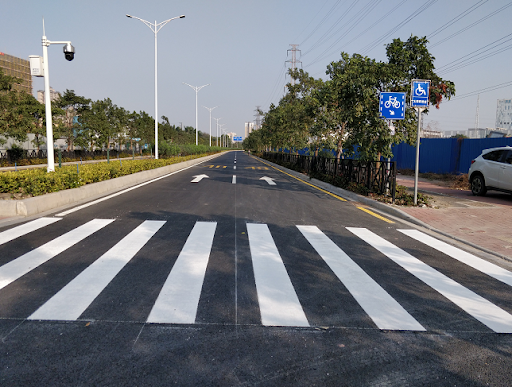
#> input picture test.jpg, 512 x 387 px
$ python Main.py   (older library calls are emulated)
#> lines starting #> are read from the running program, lines starting #| are printed output that depends on the picture; after the words box and inside, x2 and y2 are one past the last pixel; in counts of white or black regions, pixels touching at a corner belong together
import cv2
import numpy as np
import json
from skimage.feature import local_binary_pattern
from skimage import exposure
"""
N: LBP取樣點數量。
stride: LBP的區域步伐大小。
LBP_RADIUS: LBP的半徑。
LBP_METHOD: LBP的方法。
similarity_threshold: 相似度的閾值。
road_patch_position: 用來定義道路特徵範本區域的起始位置。
road_patch_size: 道路特徵範本區域的大小。
"""
def load_config(config_path):
    """從JSON檔案載入參數配置"""
    with open(config_path, 'r') as file:
        config = json.load(file)
    return config

def load_image(filepath):
    """讀取影像並轉換為灰階"""
    image = cv2.imread(filepath)
    gray_image = cv2.cvtColor(image, cv2.COLOR_BGR2GRAY)
    return image, gray_image

def edge_detection(gray_image):
    """執行Sobel邊緣檢測"""
    edges = cv2.Sobel(gray_image, cv2.CV_64F, 1, 1, ksize=3)
    return cv2.convertScaleAbs(edges)

def compute_lbp(gray_image, N, LBP_RADIUS, LBP_METHOD):
    """計算影像的LBP紋理特徵"""
    lbp = local_binary_pattern(gray_image, N, LBP_RADIUS, method=LBP_METHOD)
    lbp_hist = exposure.equalize_hist(lbp)  # optional for visibility
    return lbp, lbp_hist

def compute_histogram(patch):
    """計算給定區域的直方圖"""
    hist = cv2.calcHist([patch.astype(np.uint8)], [0], None, [256], [0, 256])
    return hist

def find_similar_regions(lbp, road_hist, stride, similarity_threshold):
    """根據LBP直方圖搜尋相似區域"""
    similar_regions = np.zeros_like(lbp, dtype=np.uint8)
    for i in range(0, lbp.shape[0] - stride, stride):
        for j in range(0, lbp.shape[1] - stride, stride):
            patch = lbp[i:i+stride, j:j+stride]
            patch_hist = compute_histogram(patch)
            similarity = cv2.compareHist(road_hist, patch_hist, cv2.HISTCMP_CORREL)
            if similarity > similarity_threshold:
                similar_regions[i:i+stride, j:j+stride] = 255
    return similar_regions

def apply_color_mask(image, mask):
    """將相似區域用掩膜進行填色"""
    return cv2.bitwise_and(image, image, mask=mask)

def display_results(images, titles):
    """顯示影像結果"""
    for title, img in zip(titles, images):
        cv2.imshow(title, img)
    cv2.waitKey(0)
    cv2.destroyAllWindows()

def get_road_patch(lbp, config):
    """取得道路的特徵區域，並計算其直方圖"""
    size = config["road_patch_size"]
    height, width = lbp.shape
    print(height, width)
    if config["road_patch_position"] == "center":
        # 計算影像中心的區域
        x_start, y_start = height // 2 - size // 2, width // 2 - size // 2
    elif config["road_patch_position"] == "center_bottom":
        # 計算影像中間偏下的區域
        x_start = height * 1 - size // 2  # 將位置設置為影像高度的3/4處
        y_start = width // 2 - size // 2       # 中間的水平位置
    else:
        # 使用JSON中提供的固定位置
        x_start, y_start = config["road_patch_position"]
    print(x_start, y_start)
    # 擷取道路區域的LBP特徵
    road_patch = lbp[x_start:x_start + size, y_start:y_start + size]
    road_hist = compute_histogram(road_patch)
    return road_hist

def main(image_path, config_path):
    # 載入配置
    config = load_config(config_path)[0]
#> (reads setting.json from the repository)

    # 1. 讀取影像
    image, gray_image = load_image(image_path)
#> in load_image, image is the input picture: shape (387, 512, 3); mean B, G, R 119.7, 116.9, 114.4
#> in load_image, `gray_image = cv2.cvtColor(image, cv2.COLOR_BGR2GRAY)`:
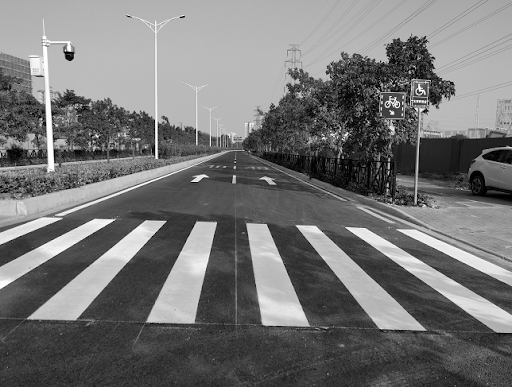
#> gray_image: shape (387, 512); min 0, max 255, mean 116.5

    # 2. 邊緣檢測
    edges = edge_detection(gray_image)
#> in edge_detection, `edges = cv2.Sobel(gray_image, cv2.CV_64F, 1, 1, ksize=3)`:
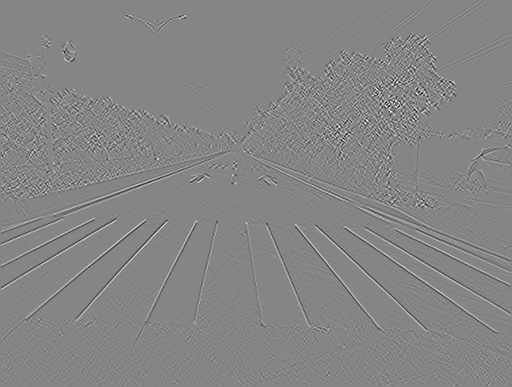
#> edges: shape (387, 512) float64; min -347, max 316, mean 0; drawn with min black and max white
#> in edge_detection, `return cv2.convertScaleAbs(edges)`:
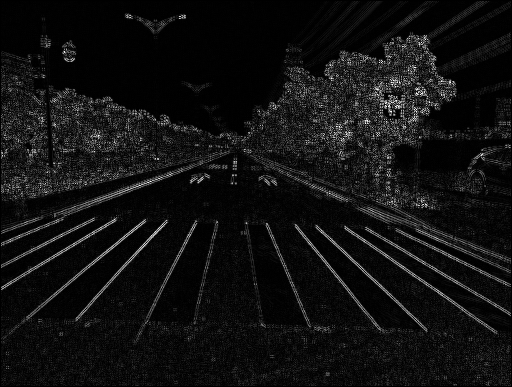
#> returned value: shape (387, 512); min 0, max 255, mean 17

    # 3. LBP紋路統計
    lbp, lbp_hist = compute_lbp(gray_image, config["N"], config["LBP_RADIUS"], config["LBP_METHOD"])
#> in compute_lbp, `lbp = local_binary_pattern(gray_image, N, LBP_RADIUS, method=LBP_METHOD)`:
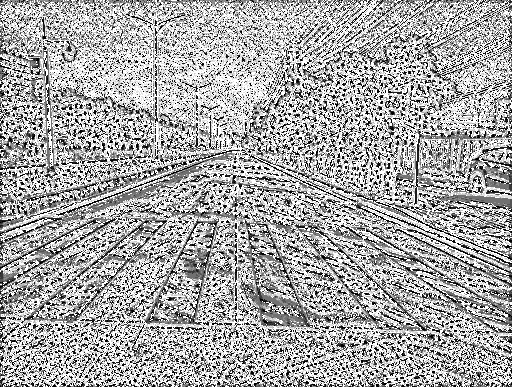
#> lbp: shape (387, 512) float64; min 0, max 9, mean 5.92; drawn with min black and max white
#> in compute_lbp, `lbp_hist = exposure.equalize_hist(lbp)`:
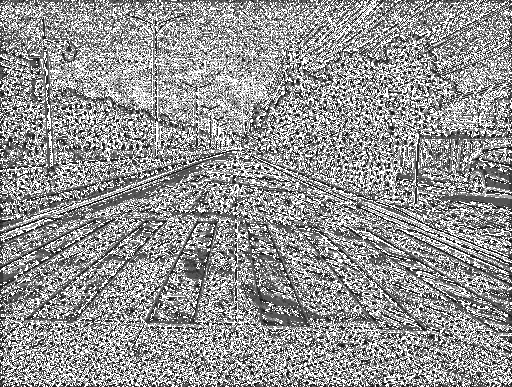
#> lbp_hist: shape (387, 512) float64; min 0.0796, max 1, mean 0.58

    # 4. 定義道路的特徵區域，計算其直方圖
    road_hist = get_road_patch(lbp, config)
#| 387 512
#| 382 251
#> in compute_histogram, `hist = cv2.calcHist([patch.astype(np.uint8)], [0], None, [256], [0, 25..`: hist = 256 values, max 13 at index 9, min 0 at index 6, mean 0.195
#> in get_road_patch, `road_hist = compute_histogram(road_patch)`: road_hist has the same summary as hist in compute_histogram
#> road_hist has the same summary as hist in compute_histogram

    # 5. 相似度搜尋
    similar_regions = find_similar_regions(lbp, road_hist, config["stride"], config["similarity_threshold"])
#> after the loop in find_similar_regions, `for i in range(0, lbp.shape[0] - stride, stride):`:
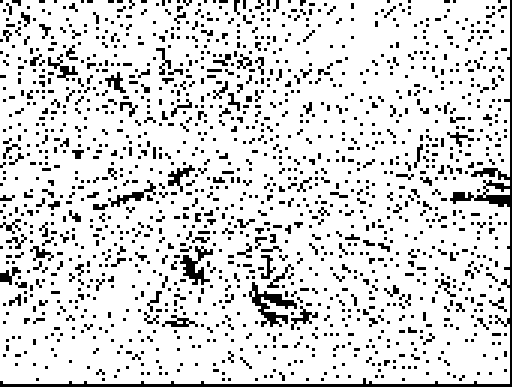
#> similar_regions: shape (387, 512); 84.9% white; 1452 black regions (1186 under 20 px), largest, box (x1, y1, x2, y2) and area: (0, 0, 512, 387) 3384, (249, 282, 297, 327) 747, (180, 246, 213, 285) 513

    # 6. 塗色
    output_image = apply_color_mask(image, similar_regions)
#> in apply_color_mask, `return cv2.bitwise_and(image, image, mask=mask)`:
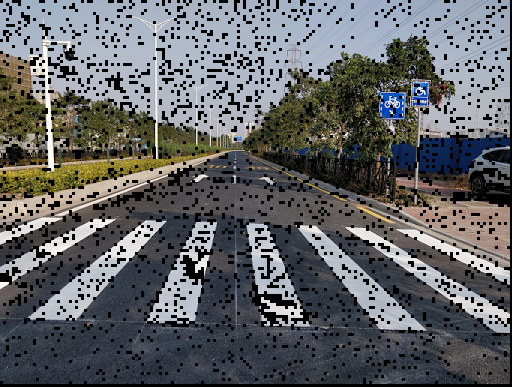
#> returned value: shape (387, 512, 3); mean of channels 0, 1, 2 101.1, 99, 96.9; drawn as B, G, R

    # 7. 顯示結果
    # display_results(
    #     [image, edges, lbp.astype(np.uint8), similar_regions, output_image],
    #     ['Original Image', 'Edge Detection', 'LBP', 'Similar Regions', 'Segmented Road']
    # )
    display_results(
        [output_image],
        ['Segmented Road']
    )
#> the loop in display_results, `for title, img in zip(titles, images):` made 1 pass
#> title on pass 1: 'Segmented Road'

# 執行主程式
main('test.jpg', 'setting.json')
